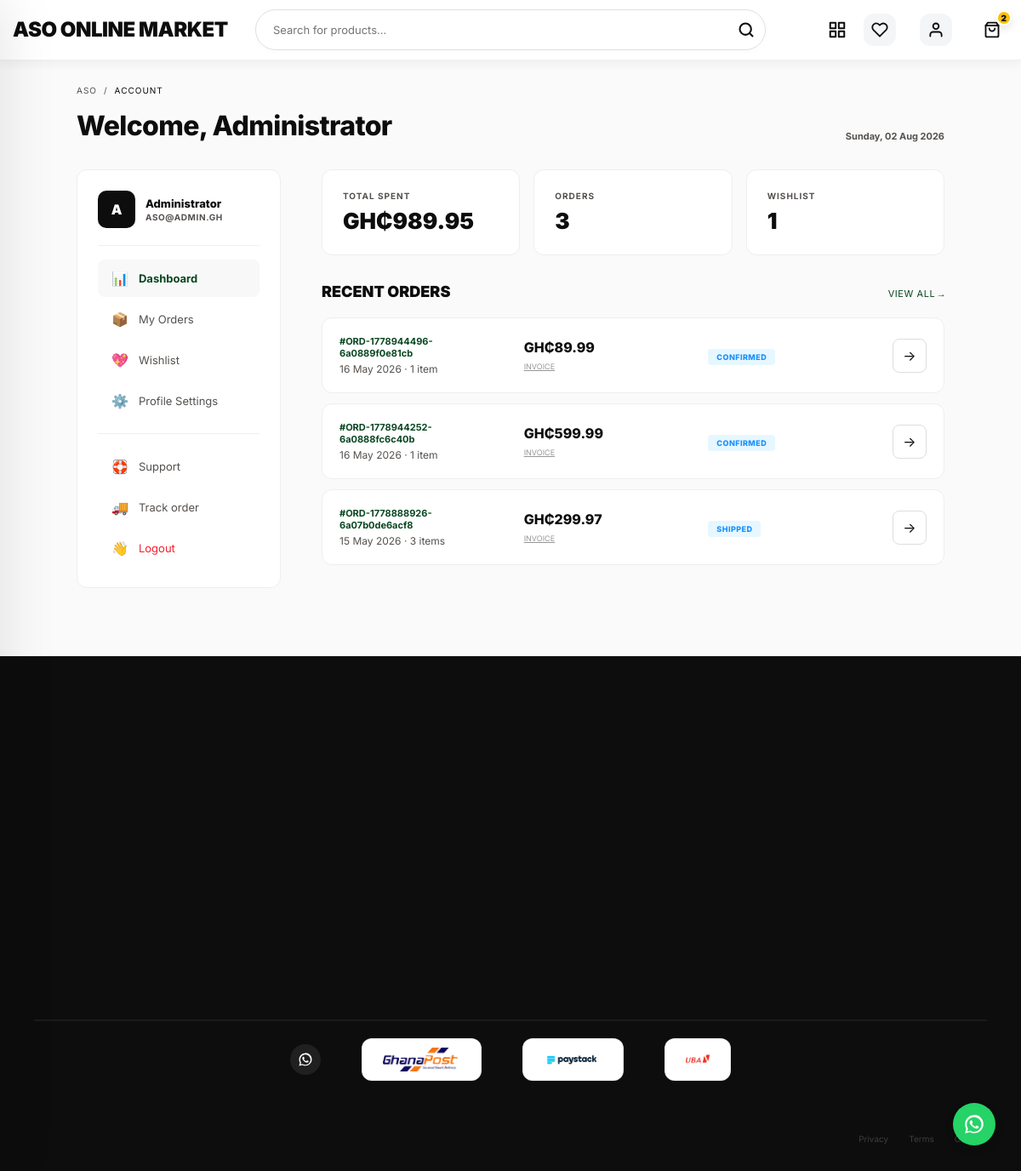
/user/dashboard.php (signed in), run on the app's committed database.
### tables this page shows
CREATE TABLE IF NOT EXISTS users (
    user_id INT AUTO_INCREMENT PRIMARY KEY,
    name VARCHAR(100) NOT NULL,
    email VARCHAR(100) UNIQUE NOT NULL,
    password VARCHAR(255) NOT NULL,
    phone VARCHAR(20),
    address TEXT,
    role ENUM('customer', 'admin') DEFAULT 'customer',
    created_at TIMESTAMP DEFAULT CURRENT_TIMESTAMP,
    updated_at TIMESTAMP DEFAULT CURRENT_TIMESTAMP ON UPDATE CURRENT_TIMESTAMP
);

CREATE TABLE IF NOT EXISTS orders (
    order_id INT AUTO_INCREMENT PRIMARY KEY,
    user_id INT NOT NULL,
    order_number VARCHAR(50) UNIQUE,
    total_amount DECIMAL(10, 2) NOT NULL,
    order_status ENUM('pending', 'processing', 'confirmed', 'shipped', 'delivered', 'cancelled') DEFAULT 'pending',
    payment_method VARCHAR(50) DEFAULT 'cash_on_delivery',
    payment_reference VARCHAR(255) NULL,
    payment_status ENUM('pending', 'completed', 'paid', 'failed', 'cancelled') DEFAULT 'pending',
    shipping_address TEXT NOT NULL,
    billing_address TEXT NOT NULL,
    email VARCHAR(255) NULL,
    phone VARCHAR(20) NULL,
    order_notes TEXT,
    order_date TIMESTAMP DEFAULT CURRENT_TIMESTAMP,
    updated_at TIMESTAMP DEFAULT CURRENT_TIMESTAMP ON UPDATE CURRENT_TIMESTAMP,
    FOREIGN KEY (user_id) REFERENCES users(user_id) ON DELETE CASCADE
);

### includes/db.php (called while the page is built, shortened)
<?php
if (!isset($currency_symbol)) {
    $currency_symbol = 'GH₵';
}
if (!function_exists('formatCurrency')) {
    function formatCurrency($amount) {
        global $currency_symbol;
        $num = is_numeric($amount) ? (float)$amount : 0.0;
        return $currency_symbol . number_format($num, 2);
    }
}
?>

### user/dashboard.php (the view, shortened to what this page needs)
<?php
require_once '../includes/db.php';
$user_id = $_SESSION['user_id'];
try {
    $stmt = $pdo->prepare("SELECT * FROM users WHERE user_id = ?");
    $stmt->execute([$user_id]);
    $user = $stmt->fetch();
    $stmt = $pdo->prepare("SELECT COUNT(*) as total, COALESCE(SUM(total_amount), 0) as spent FROM orders WHERE user_id = ?");
    $stmt->execute([$user_id]);
    $stats = $stmt->fetch();
    $stmt = $pdo->prepare("
        SELECT o.*,
               (SELECT COUNT(*) FROM order_items WHERE order_id = o.order_id) as item_count
        FROM orders o
        WHERE o.user_id = ?
        ORDER BY o.order_date DESC
        LIMIT 5
    ");
    $stmt->execute([$user_id]);
    $recent_orders = $stmt->fetchAll();
} catch(PDOException $e) {
    error_log("Error: " . $e->getMessage());
}
include '../includes/header.php';
?>
<section class="account-page" style="padding: 100px 0 80px; background: #fafafa; min-height: 80vh;">
    <div class="container" style="max-width: 1100px;">
        <nav style="margin-bottom: 32px;">
            <div style="font-family: var(--f-mono); font-size: 10px; text-transform: uppercase; color: var(--mid-gray); letter-spacing: 0.1em; display: flex; align-items: center; gap: 8px;">
                <a href="<?php echo $base; ?>index.php" style="color: inherit; text-decoration: none;">ASO</a>
                <span>/</span>
                <span style="color: var(--ink);">Account</span>
            </div>
            <div style="display: flex; justify-content: space-between; align-items: flex-end; margin-top: 16px; flex-wrap: wrap; gap: 8px;">
                <h1 style="font-family: var(--f-display); font-weight: 800; font-size: 32px; margin: 0; color: var(--ink); letter-spacing: -0.02em;">Welcome, <?php echo htmlspecialchars(explode(' ', $user['name'] ?? 'Member')[0]); ?></h1>
                <div style="font-family: var(--f-mono); font-size: 11px; font-weight: 700; color: var(--mid-gray);"><?php echo date('l, d M Y'); ?></div>
            </div>
        </nav>
        <div class="account-grid" style="display: grid; grid-template-columns: 240px 1fr; gap: 48px;">
            <?php include '_sidebar.php'; ?>
            <div style="min-width: 0;">
                <div style="display: grid; grid-template-columns: repeat(3, 1fr); gap: 16px; margin-bottom: 32px;">
                    <div style="background: #fff; border: 1px solid #eee; border-radius: 12px; padding: 24px;">
                        <p style="font-family: var(--f-mono); font-size: 10px; font-weight: 700; text-transform: uppercase; letter-spacing: 0.1em; color: var(--mid-gray); margin: 0 0 8px;">Total spent</p>
                        <p style="font-family: var(--f-display); font-weight: 900; font-size: 26px; color: var(--ink); margin: 0;"><?php echo formatCurrency($stats['spent'] ?? 0); ?></p>
                    </div>
                    <div style="background: #fff; border: 1px solid #eee; border-radius: 12px; padding: 24px;">
                        <p style="font-family: var(--f-mono); font-size: 10px; font-weight: 700; text-transform: uppercase; letter-spacing: 0.1em; color: var(--mid-gray); margin: 0 0 8px;">Orders</p>
                        <p style="font-family: var(--f-display); font-weight: 900; font-size: 26px; color: var(--ink); margin: 0;"><?php echo (int)($stats['total'] ?? 0); ?></p>
                    </div>
                    <div style="background: #fff; border: 1px solid #eee; border-radius: 12px; padding: 24px;">
                        <p style="font-family: var(--f-mono); font-size: 10px; font-weight: 700; text-transform: uppercase; letter-spacing: 0.1em; color: var(--mid-gray); margin: 0 0 8px;">Wishlist</p>
                        <p style="font-family: var(--f-display); font-weight: 900; font-size: 26px; color: var(--ink); margin: 0;"><?php echo (int)$wishlist_count; ?></p>
                    </div>
                </div>
                <div class="order-history">
                    <div style="display: flex; justify-content: space-between; align-items: baseline; margin-bottom: 20px;">
                        <h3 style="font-family: var(--f-display); font-weight: 900; font-size: 18px; text-transform: uppercase;">Recent Orders</h3>
                        <a href="orders.php" style="font-family: var(--f-mono); font-size: 11px; color: var(--red); text-transform: uppercase; letter-spacing: 0.05em; text-decoration: none;">View all →</a>
                    </div>
                    <?php if (empty($recent_orders)): ?>
                        <div style="padding: 80px 40px; text-align: center; background: #fff; border: 1px solid #eee; border-radius: 12px;">
                            <span style="font-size: 40px; display: block; margin-bottom: 16px;">📦</span>
                            <p style="font-weight: 700; font-size: 16px; color: var(--ink); margin-bottom: 8px;">No orders found yet.</p>
                            <p style="font-size: 13px; color: var(--mid-gray); margin-bottom: 24px;">Your orders will appear here once you make your first purchase.</p>
                            <a href="<?php echo $base; ?>shop.php" style="display: inline-block; padding: 12px 32px; background: var(--ink); color: #fff; text-decoration: none; border-radius: 8px; font-weight: 700; font-size: 13px; text-transform: uppercase; letter-spacing: 0.05em;">Start shopping</a>
                        </div>
                    <?php else: ?>
                        <div style="display: flex; flex-direction: column; gap: 12px;">
                            <?php foreach ($recent_orders as $o):
                                $statusColors = [
                                    'pending'    => ['bg' => '#fff7e6', 'text' => '#fa8c16'],
                                    'processing' => ['bg' => '#f9f0ff', 'text' => '#722ed1'],
                                    'confirmed'  => ['bg' => '#e6f7ff', 'text' => '#1890ff'],
                                    'shipped'    => ['bg' => '#e6f7ff', 'text' => '#1890ff'],
                                    'delivered'  => ['bg' => '#f6ffed', 'text' => '#52c41a'],
                                    'cancelled'  => ['bg' => '#fff1f0', 'text' => '#f5222d']
                                ];
                                $s = $statusColors[strtolower($o['order_status'])] ?? ['bg' => '#f5f5f5', 'text' => '#a1a1a1'];
                            ?>
                            <div class="order-card" style="background: #fff; border: 1px solid #eee; border-radius: 12px; padding: 20px; display: grid; grid-template-columns: 1fr 1fr 1fr auto; align-items: center; gap: 24px; transition: 0.2s;">
                                <div>
                                    <div style="font-family: var(--f-mono); font-weight: 700; font-size: 11px; color: var(--red);">#<?php echo htmlspecialchars($o['order_number'] ?? str_pad($o['order_id'], 6, '0', STR_PAD_LEFT)); ?></div>
                                    <div style="font-size: 12px; color: var(--mid-gray); margin-top: 4px;"><?php echo date('d M Y', strtotime($o['order_date'])); ?> · <?php echo (int)$o['item_count']; ?> item<?php echo $o['item_count'] != 1 ? 's' : ''; ?></div>
                                </div>
                                <div>
                                    <div style="font-weight: 800; font-size: 16px; color: var(--ink);"><?php echo formatCurrency($o['total_amount']); ?></div>
                                    <a href="invoice.php?order_id=<?php echo (int)$o['order_id']; ?>" target="_blank" style="font-family: var(--f-mono); font-size: 9px; color: var(--mid-gray); text-decoration: underline; opacity: 0.6; text-transform: uppercase;">Invoice</a>
                                </div>
                                <div>
                                    <span style="display: inline-block; font-size: 9px; text-transform: uppercase; padding: 4px 10px; background: <?php echo $s['bg']; ?>; color: <?php echo $s['text']; ?>; border-radius: 4px; font-weight: 800; letter-spacing: 0.05em;">
                                        <?php echo htmlspecialchars($o['order_status']); ?>
                                    </span>
                                </div>
                                <div>
                                    <a href="order_details.php?id=<?php echo (int)$o['order_id']; ?>" style="display: inline-flex; align-items: center; justify-content: center; width: 40px; height: 40px; border: 1px solid #ddd; border-radius: 8px; color: var(--ink); text-decoration: none; font-size: 16px; transition: 0.2s;">→</a>
                                </div>
                            </div>
                            <?php endforeach; ?>
                        </div>
                    <?php endif; ?>
                </div>
            </div>
        </div>
    </div>
</section>
<?php include '../includes/footer.php'; ?>

### user/_sidebar.php
<?php
$nav_items = [
    'dashboard.php' => ['icon' => '📊', 'label' => 'Dashboard'],
    'orders.php'    => ['icon' => '📦', 'label' => 'My Orders'],
    'wishlist.php'  => ['icon' => '💖', 'label' => 'Wishlist'],
    'profile.php'   => ['icon' => '⚙️', 'label' => 'Profile Settings'],
];
$current = basename($_SERVER['PHP_SELF']);
$user_name = $user['name'] ?? 'Member';
$user_email = $user['email'] ?? '';
?>
<aside class="account-sidebar">
    <div style="display: flex; align-items: center; gap: 12px; padding-bottom: 20px; margin-bottom: 16px; border-bottom: 1px solid #f0f0f0;">
        <div style="width: 44px; height: 44px; background: var(--ink); color: #fff; border-radius: 10px; display: flex; align-items: center; justify-content: center; font-family: var(--f-display); font-weight: 900; font-size: 16px; text-transform: uppercase; flex-shrink: 0;">
            <?php echo substr(htmlspecialchars($user_name), 0, 1); ?>
        </div>
        <div style="min-width: 0;">
            <p style="font-family: var(--f-display); font-weight: 800; font-size: 13px; color: var(--ink); margin: 0; white-space: nowrap; overflow: hidden; text-overflow: ellipsis;"><?php echo htmlspecialchars($user_name); ?></p>
            <p style="font-family: var(--f-mono); font-size: 10px; font-weight: 700; text-transform: uppercase; letter-spacing: 0.06em; color: var(--mid-gray); margin: 2px 0 0; white-space: nowrap; overflow: hidden; text-overflow: ellipsis;"><?php echo htmlspecialchars($user_email); ?></p>
        </div>
    </div>
    <nav style="display: flex; flex-direction: column; gap: 4px;">
        <?php foreach ($nav_items as $file => $item): ?>
            <?php $active = ($current === $file); ?>
            <a href="<?php echo $file; ?>" style="display: flex; align-items: center; gap: 12px; padding: 12px 16px; border-radius: 8px; text-decoration: none; font-size: 13px; transition: 0.2s; <?php echo $active ? 'background: var(--off); color: var(--red); font-weight: 700;' : 'color: var(--mid-gray);'; ?>">
                <span style="font-size: 16px;"><?php echo $item['icon']; ?></span> <?php echo $item['label']; ?>
            </a>
        <?php endforeach; ?>
        <div style="margin: 12px 0; border-top: 1px solid #eee;"></div>
        <a href="<?php echo $base; ?>contact.php" style="display: flex; align-items: center; gap: 12px; padding: 12px 16px; border-radius: 8px; text-decoration: none; color: var(--mid-gray); font-size: 13px; transition: 0.2s;">
            <span style="font-size: 16px;">🛟</span> Support
        </a>
        <a href="<?php echo $base; ?>track-order.php" style="display: flex; align-items: center; gap: 12px; padding: 12px 16px; border-radius: 8px; text-decoration: none; color: var(--mid-gray); font-size: 13px; transition: 0.2s;">
            <span style="font-size: 16px;">🚚</span> Track order
        </a>
        <a href="<?php echo $base; ?>logout.php" style="display: flex; align-items: center; gap: 12px; padding: 12px 16px; border-radius: 8px; text-decoration: none; color: #f5222d; font-size: 13px;">
            <span style="font-size: 16px;">👋</span> Logout
        </a>
    </nav>
</aside>

### data on the page
users: name "Administrator", name "A", email "ASO@ADMIN.GH"
orders: order_number "ORD-1778944496-6a0889f0e81cb", order_date "16 May 2026", item_count "1", total_amount "GH₵89.99", order_status "CONFIRMED"
orders: order_number "ORD-1778944252-6a0888fc6c40b", order_date "16 May 2026", item_count "1", total_amount "GH₵599.99", order_status "CONFIRMED"
orders: order_number "ORD-1778888926-6a07b0de6acf8", order_date "15 May 2026", item_count "3", shows "s", total_amount "GH₵299.97", order_status "SHIPPED"

### other printed values
$site_name "ASO ONLINE MARKET"
$cart_count "2"
$item['icon'] "📊"
$item['label'] "Dashboard"
$item['icon'] "📦"
$item['label'] "My Orders"
$item['icon'] "💖"
$item['label'] "Wishlist"
$item['icon'] "⚙️"
$item['label'] "Profile Settings"
formatCurrency($stats['spent'] ?? 0) "GH₵989.95"
$stats['total'] "3"
$wishlist_count "1"
